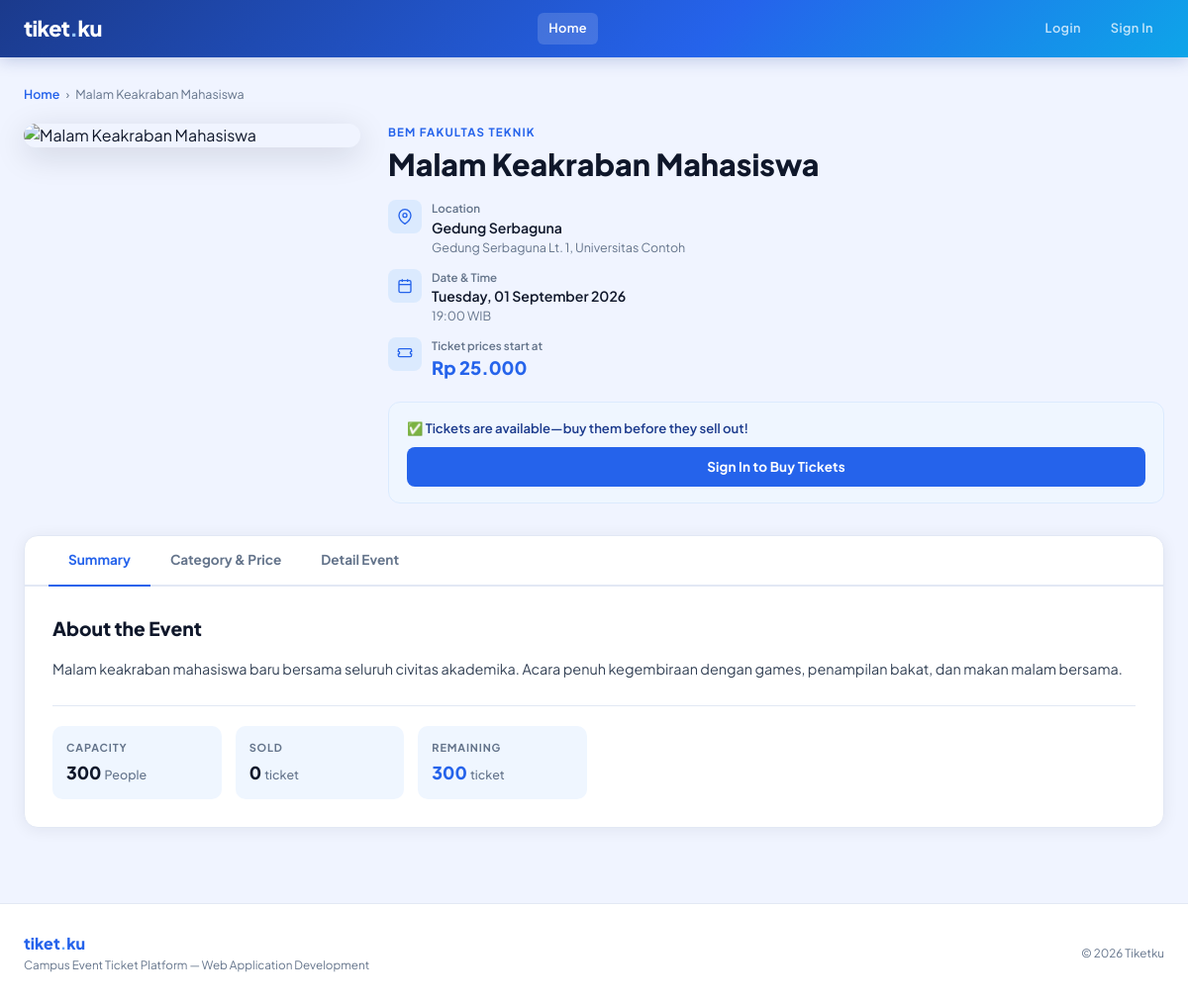
Page /public/index.php?controller=event&action=detail&id=4 on the committed database.
### tables this page shows
CREATE TABLE `events` (
  `id` int(11) NOT NULL,
  `name` varchar(150) NOT NULL,
  `event_date` datetime NOT NULL,
  `venue` varchar(200) DEFAULT NULL,
  `description` text DEFAULT NULL,
  `image_url` varchar(500) DEFAULT NULL,
  `location_detail` varchar(300) DEFAULT NULL,
  `capacity` int(11) DEFAULT 0,
  `price` decimal(10,2) DEFAULT NULL,
  `organizer_id` int(11) NOT NULL,
  `created_at` timestamp NOT NULL DEFAULT current_timestamp()
);

CREATE TABLE `organizers` (
  `id` int(11) NOT NULL,
  `name` varchar(100) NOT NULL,
  `contact_email` varchar(100) DEFAULT NULL
);

### controllers/EventController.php (called while the page is built, shortened)
<?php
require_once __DIR__ . '/../models/Event.php';
class EventController {
    private $event;
    public function __construct($db) {
        $this->event     = new Event($db);
    }
    public function detail() {
        $this->event->id = $_GET['id'];
        if (!$this->event->readOne()) {
            header("Location: /event_ticketing/public/index.php?controller=event&action=index");
            exit;
        }
        $event      = $this->event;
        require_once __DIR__ . '/../views/events/detail.php';
    }
}
?>

### models/Event.php (called while the page is built, shortened)
<?php
class Event {
    private $conn;
    private $table_name = "events";
    public $id;
    public function __construct($db) {
        $this->conn = $db;
    }
    public function readOne() {
        $query = "SELECT e.*, o.name as organizer_name
                  FROM " . $this->table_name . " e
                  LEFT JOIN organizers o ON e.organizer_id = o.id
                  WHERE e.id = ? LIMIT 0,1";
        $stmt = $this->conn->prepare($query);
        $stmt->bindParam(1, $this->id);
        $stmt->execute();
        $row = $stmt->fetch(PDO::FETCH_ASSOC);
        if ($row) {
            $this->name            = $row['name'];
            $this->event_date      = $row['event_date'];
            $this->venue           = $row['venue'];
            $this->description     = $row['description']     ?? '';
            $this->image_url       = $row['image_url']       ?? '';
            $this->location_detail = $row['location_detail'] ?? '';
            $this->capacity        = $row['capacity'];
            $this->price           = $row['price'];
            $this->organizer_name  = $row['organizer_name'];
            return true;
        }
        return false;
    }
    public function getConfirmedTicketsCount() {
        $query = "SELECT COALESCE(SUM(qty), 0) as count FROM tickets
                WHERE event_id = ? AND status IN ('confirmed', 'pending')";
        $stmt  = $this->conn->prepare($query);
        $stmt->bindParam(1, $this->id);
        $stmt->execute();
        $row = $stmt->fetch(PDO::FETCH_ASSOC);
        return $row['count'];
    }
}
?>

### views/events/detail.php (the view, shortened to what this page needs)
<?php ob_start();
$img = !empty($event->image_url) ? $event->image_url
     : 'https://images.unsplash.com/photo-1540575467063-178a50c2df87?w=900&q=80';
$tab = $_GET['tab'] ?? 'ringkasan';
?>
<div style="display:flex;align-items:center;gap:6px;margin-bottom:20px;font-size:0.78rem;color:var(--muted);">
    <a href="?controller=event&action=index" style="color:var(--blue-mid);text-decoration:none;font-weight:600;">Home</a>
    <span>›</span>
    <span><?= htmlspecialchars($event->name) ?></span>
</div>
<div style="display:flex;gap:28px;align-items:flex-start;flex-wrap:wrap;margin-bottom:32px;">
    <div style="flex:0 0 auto;width:340px;max-width:100%;">
        <div style="border-radius:14px;overflow:hidden;box-shadow:0 8px 32px rgba(15,23,42,0.15);">
            <img src="<?= htmlspecialchars($img) ?>"
                 alt="<?= htmlspecialchars($event->name) ?>"
                 style="width:100%;display:block;object-fit:cover;max-height:380px;"
                 onerror="this.src='https://images.unsplash.com/photo-1540575467063-178a50c2df87?w=600&q=70'">
        </div>
    </div>
    <div style="flex:1;min-width:260px;">
        <p style="font-size:0.72rem;font-weight:700;letter-spacing:0.1em;text-transform:uppercase;color:var(--blue-mid);margin-bottom:6px;"><?= htmlspecialchars($event->organizer_name ?? '') ?></p>
        <h1 style="font-size:1.9rem;font-weight:800;color:var(--ink);line-height:1.2;margin-bottom:18px;"><?= htmlspecialchars($event->name) ?></h1>
        <div style="display:flex;flex-direction:column;gap:12px;margin-bottom:20px;">
            <div style="display:flex;align-items:flex-start;gap:10px;">
                <div style="width:34px;height:34px;border-radius:8px;background:var(--blue-pale);display:flex;align-items:center;justify-content:center;flex-shrink:0;">
                    <svg width="16" height="16" viewBox="0 0 24 24" fill="none" stroke="var(--blue-mid)" stroke-width="2"><path d="M21 10c0 7-9 13-9 13s-9-6-9-13a9 9 0 0118 0z"/><circle cx="12" cy="10" r="3"/></svg>
                </div>
                <div>
                    <p style="font-size:0.72rem;color:var(--muted);font-weight:600;">Location</p>
                    <p style="font-size:0.88rem;color:var(--ink);font-weight:600;"><?= htmlspecialchars($event->venue) ?></p>
                    <?php if (!empty($event->location_detail)): ?>
                    <p style="font-size:0.78rem;color:var(--muted);"><?= htmlspecialchars($event->location_detail) ?></p>
                    <?php endif; ?>
                </div>
            </div>
            <div style="display:flex;align-items:flex-start;gap:10px;">
                <div style="width:34px;height:34px;border-radius:8px;background:var(--blue-pale);display:flex;align-items:center;justify-content:center;flex-shrink:0;">
                    <svg width="16" height="16" viewBox="0 0 24 24" fill="none" stroke="var(--blue-mid)" stroke-width="2"><rect x="3" y="4" width="18" height="18" rx="2"/><line x1="16" y1="2" x2="16" y2="6"/><line x1="8" y1="2" x2="8" y2="6"/><line x1="3" y1="10" x2="21" y2="10"/></svg>
                </div>
                <div>
                    <p style="font-size:0.72rem;color:var(--muted);font-weight:600;">Date & Time</p>
                    <p style="font-size:0.88rem;color:var(--ink);font-weight:600;"><?= date('l, d F Y', strtotime($event->event_date)) ?></p>
                    <p style="font-size:0.78rem;color:var(--muted);"><?= date('H:i', strtotime($event->event_date)) ?> WIB</p>
                </div>
            </div>
            <div style="display:flex;align-items:flex-start;gap:10px;">
                <div style="width:34px;height:34px;border-radius:8px;background:var(--blue-pale);display:flex;align-items:center;justify-content:center;flex-shrink:0;">
                    <svg width="16" height="16" viewBox="0 0 24 24" fill="none" stroke="var(--blue-mid)" stroke-width="2"><path d="M2 6a2 2 0 012-2h16a2 2 0 012 2v2a2 2 0 100 4v2a2 2 0 01-2 2H4a2 2 0 01-2-2v-2a2 2 0 100-4V6z"/></svg>
                </div>
                <div>
                    <p style="font-size:0.72rem;color:var(--muted);font-weight:600;">Ticket prices start at</p>
                    <p style="font-size:1.15rem;font-weight:800;color:var(--blue-mid);">Rp <?= number_format($event->price,0,',','.') ?></p>
                </div>
            </div>
        </div>
        <div style="background:var(--blue-xpale);border:1.5px solid var(--blue-pale);border-radius:12px;padding:16px 18px;">
            <?php
            $soldFromTickets = $event->getConfirmedTicketsCount();
            $totalSold  = $soldFromTickets;
            $remaining  = $event->capacity - $soldFromTickets;
            ?>
            <p style="font-size:0.82rem;color:var(--blue-deep);font-weight:600;margin-bottom:10px;">
                <?= $remaining > 0 ? "✅ Tickets are available—buy them before they sell out!" : "🚫 Tickets are sold out!" ?>
            </p>
            <?php if ($remaining <= 0): ?>
                <button disabled style="width:100%;padding:10px;background:#CBD5E1;color:#94A3B8;border:none;border-radius:8px;font-weight:700;font-size:0.9rem;cursor:not-allowed;">
                    🚫 Tickets are sold out
                </button>
            <?php elseif (isset($_SESSION['user_id'])): ?>
                <a href="?controller=ticket&action=create&event_id=<?= $event->id ?>" class="btn-primary" style="width:100%;justify-content:center;padding:10px;">
                    Buy tickets now
                </a>
            <?php else: ?>
                <a href="?controller=auth&action=login" class="btn-primary" style="width:100%;justify-content:center;padding:10px;">
                    Sign In to Buy Tickets
                </a>
            <?php endif; ?>
        </div>
    </div>
</div>
<div style="background:#fff;border-radius:14px;border:1px solid var(--border);overflow:hidden;box-shadow:var(--shadow-card);">
    <div style="padding:0 24px;border-bottom:2px solid var(--border);">
        <div style="display:flex;gap:0;">
            <?php foreach (['ringkasan'=>'Summary','kategori'=>'Category &amp; Price','detail'=>'Detail Event'] as $key => $label): ?>
            <button onclick="switchTab('<?= $key ?>')"
                id="tab-btn-<?= $key ?>"
                style="padding:14px 20px;font-size:0.85rem;font-weight:700;border:none;background:transparent;cursor:pointer;border-bottom:2.5px solid transparent;margin-bottom:-2px;color:var(--muted);transition:all 0.18s;white-space:nowrap;<?= $tab===$key?'color:var(--blue-mid);border-bottom-color:var(--blue-mid);':'' ?>">
                <?= $label ?>
            </button>
            <?php endforeach; ?>
        </div>
    </div>
    <div style="padding:28px;">
        <div id="panel-ringkasan" style="display:<?= $tab==='ringkasan'?'block':'none' ?>;">
            <h2 style="font-size:1.2rem;font-weight:800;color:var(--ink);margin-bottom:14px;">About the Event</h2>
            <?php if (!empty($event->description)): ?>
            <p style="color:var(--ink-soft);font-size:0.9rem;line-height:1.75;"><?= nl2br(htmlspecialchars($event->description)) ?></p>
            <?php else: ?>
            <p style="color:var(--muted);font-size:0.88rem;">Event description not yet available.</p>
            <?php endif; ?>
            <div style="display:grid;grid-template-columns:repeat(auto-fill,minmax(160px,1fr));gap:14px;margin-top:24px;padding-top:20px;border-top:1px solid var(--border);">
                <div style="background:var(--blue-xpale);border-radius:10px;padding:14px;">
                    <p style="font-size:0.68rem;font-weight:700;letter-spacing:0.08em;text-transform:uppercase;color:var(--muted);margin-bottom:4px;">Capacity</p>
                    <p style="font-size:1.1rem;font-weight:800;color:var(--ink);"><?= number_format($event->capacity) ?> <span style="font-size:0.78rem;font-weight:500;color:var(--muted);">People</span></p>
                </div>
                <div style="background:var(--blue-xpale);border-radius:10px;padding:14px;">
                    <p style="font-size:0.68rem;font-weight:700;letter-spacing:0.08em;text-transform:uppercase;color:var(--muted);margin-bottom:4px;">Sold</p>
                    <p style="font-size:1.1rem;font-weight:800;color:var(--ink);"><?= $totalSold ?> <span style="font-size:0.78rem;font-weight:500;color:var(--muted);">ticket</span></p>
                </div>
                <div style="background:var(--blue-xpale);border-radius:10px;padding:14px;">
                    <p style="font-size:0.68rem;font-weight:700;letter-spacing:0.08em;text-transform:uppercase;color:var(--muted);margin-bottom:4px;">Remaining</p>
                    <p style="font-size:1.1rem;font-weight:800;color:<?= $remaining>0?'var(--blue-mid)':'var(--danger)' ?>;"><?= $remaining ?> <span style="font-size:0.78rem;font-weight:500;color:var(--muted);">ticket</span></p>
                </div>
            </div>
        </div>
    </div>
</div>
<?php $content = ob_get_clean(); require_once __DIR__ . '/../layouts/main.php'; ?>

### views/layouts/main.php (style rules this page uses)
:root { --white: #FFFFFF; --bg: #F0F4FF; --bg-card: #FFFFFF; --border: #E2E8F4; --blue-deep: #1B3A8C; --blue-mid: #2563EB; --blue-soft: #3B82F6; --blue-light: #60A5FA; --blue-pale: #DBEAFE; --blue-xpale: #EFF6FF; --cyan: #0EA5E9; --ink: #0F172A; --ink-soft: #334155; --muted: #64748B; --muted-light: #94A3B8; --success: #10B981; --warning: #F59E0B; --danger: #EF4444; --grad-main: linear-gradient(135deg, #1B3A8C 0%, #2563EB 60%, #0EA5E9 100%); --grad-card: linear-gradient(135deg, #1e40af 0%, #3b82f6 100%); --shadow-blue: 0 4px 20px rgba(37,99,235,0.18); --shadow-card: 0 2px 16px rgba(15,23,42,0.07); }
*, *::before, *::after { box-sizing: border-box; margin: 0; padding: 0; }
html { height: 100%; }
body { font-family: 'Plus Jakarta Sans', sans-serif; background: var(--bg); color: var(--ink); min-height: 100vh; display: flex; flex-direction: column; }
.btn-primary { background: var(--blue-mid); color: #fff; padding: 0.55rem 1.3rem; border-radius: 8px; font-weight: 700; font-size: 0.84rem; border: none; cursor: pointer; text-decoration: none; display: inline-flex; align-items: center; gap: 6px; transition: all 0.18s; letter-spacing: 0.01em; }

### rows in the picture
events: name "Malam Keakraban Mahasiswa", organizer.name "BEM FAKULTAS TEKNIK", venue "Gedung Serbaguna", location_detail "Gedung Serbaguna Lt. 1, Universitas Contoh", event_date "Tuesday, 01 September 2026", event_date "19:00", price "25.000", description "Malam keakraban mahasiswa baru bersama seluruh civitas akademika. Acara penuh kegembiraan dengan games, penampilan bakat, dan makan malam bersama.", capacity "300"

### other values in the picture
$label "Summary"
$label "Category & Price"
$label "Detail Event"
$totalSold "0"
